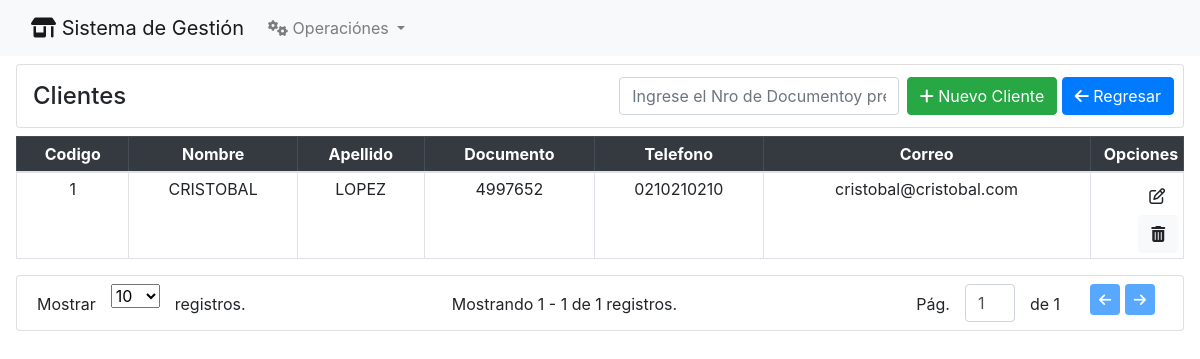
/clientes/, run on the app's committed database.
### Clientes/models.py (models this page shows, shortened)
class Clientes(models.Model):
    nombre =  models.CharField(max_length = 250)
    apellido = models.CharField(max_length = 250)
    direccion = models.CharField(max_length = 250)
    telefono =  models.CharField(max_length = 250)
    correo = models.CharField(max_length = 250)
    documento =  models.CharField(max_length = 250)
    ruc =  models.CharField(max_length = 250, null= True, blank = True)
    observacion = models.CharField(max_length = 250)
    estado = models.IntegerField(default = 1, null= True, blank = True)

### Clientes/views.py (the view)
# urls.py: path("", cliente_index, name="clientes"),
def cliente_index(request):
    template_name = 'cliente_index.html'
    paginate_by = 10
    filter_value = request.GET.get('filter', '').strip()
    paginate_by_param = request.GET.get('paginate_by', paginate_by)
    if filter_value:
        queryset = Clientes.objects.filter(
            Q(documento__icontains=filter_value),
        )
    else:
        queryset = Clientes.objects.filter()
    paginator = Paginator(queryset, per_page=paginate_by_param)
    page = request.GET.get('page')
    blocks = paginator.get_page(page)
    context = {
        'page_obj': blocks,
        'title': 'Clientes',
        'filter': filter_value,
    }
    return render(request, template_name, context)

### Clientes/templates/cliente_index.html (shortened to what this page needs)
{% extends 'home.html' %}
{% block content %}
<div class="card pr-2 my-2 mr-3 ml-3 mb-2">
    <div class="card-body pr-2 pl-3 py-1">
        <div class="row align-items-center">
            <div class="col">
                <h4 class="m-0 my-2">{{ title }}</h4>
            </div>
            <div class="col d-flex p-2 justify-content-end">
                <form class="mr-2 w-50" method="get">
                    <input type="text" class="form-control   text-center" name="filter"
                        placeholder="Ingrese el Nro de Documentoy presione la tecla Enter">
                </form>
                <a href="{%url 'nuevo_cliente'%}" class="btn btn-success"> <i class="fa-solid fa-plus"></i> Nuevo
                    Cliente</a>
                <a href="{% url 'home' %}" class="btn btn-primary"> <i class="fa-solid fa-arrow-left"></i> Regresar</a>
            </div>
        </div>
    </div>
</div>
<div class=" pr-3  pl-3 ml-0 mb-2">
    <table class="table table-sm table-bordered">
        <thead class="table-dark ">
            <tr class="text-center">
                <th>Codigo</th>
                <th>Nombre</th>
                <th>Apellido</th>
                <th>Documento</th>
                <th>Telefono</th>
                <th>Correo</th>
                <th style="width: 8%; text-align: right;">Opciones</th>
            </tr>
        </thead>
        <tbody>
            {% for cli in page_obj %}
            <tr class="text-center">
                <td> {{cli.id}} </td>
                <td> {{cli.nombre}} </td>
                <td> {{cli.apellido}} </td>
                <td> {{cli.documento}} </td>
                <td> {{cli.telefono}} </td>
                <td> {{cli.correo}} </td>
                <td style="text-align: right;">
                    <a href="modificar_cliente/{{cli.id}}/" class="btn btn-ligth"><i class="fa-regular fa-pen-to-square"></i></a>
                    <a href="#" class="btn btn-light btn_eliminar" data-bs-toggle="modal" data-bs-target="#exampleModal"
                        data-id="{{cli.id}}">
                        <i class="fa-solid fa-trash-can"></i>
                    </a>
                </td>
            </tr>
            {% endfor %}
        </tbody>
    </table>
</div>
{% include 'paginator.html' %}
{% endblock %}

### data on the page
Clientes: id "1", nombre "CRISTOBAL", apellido "LOPEZ", documento "4997652", telefono "0210210210", correo "cristobal@cristobal.com"

### other printed values
{{ title }} "Clientes"
{{ page_obj.start_index }} "1"
{{ page_obj.end_index }} "1"
{{ page_obj.paginator.count }} "1"
{{ page_obj.paginator.num_pages }} "1"
